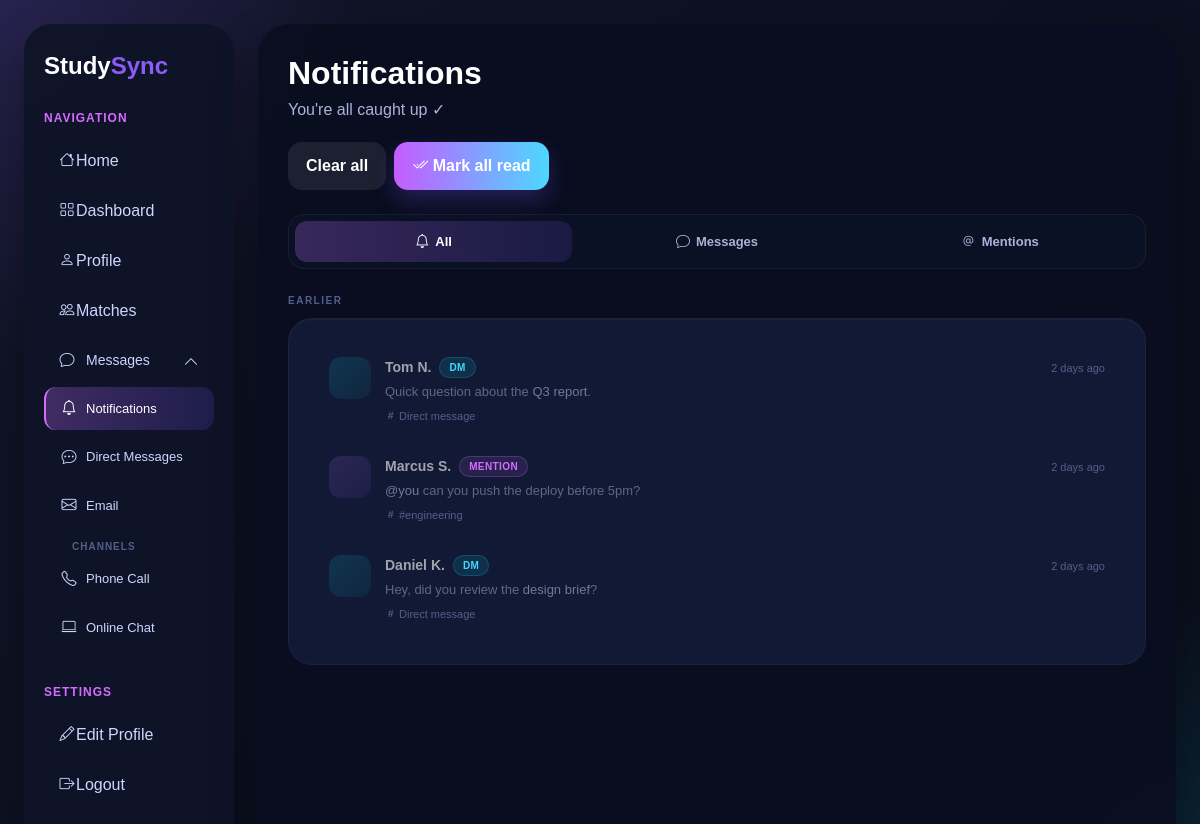
The page /notifications on the database as committed earlier.
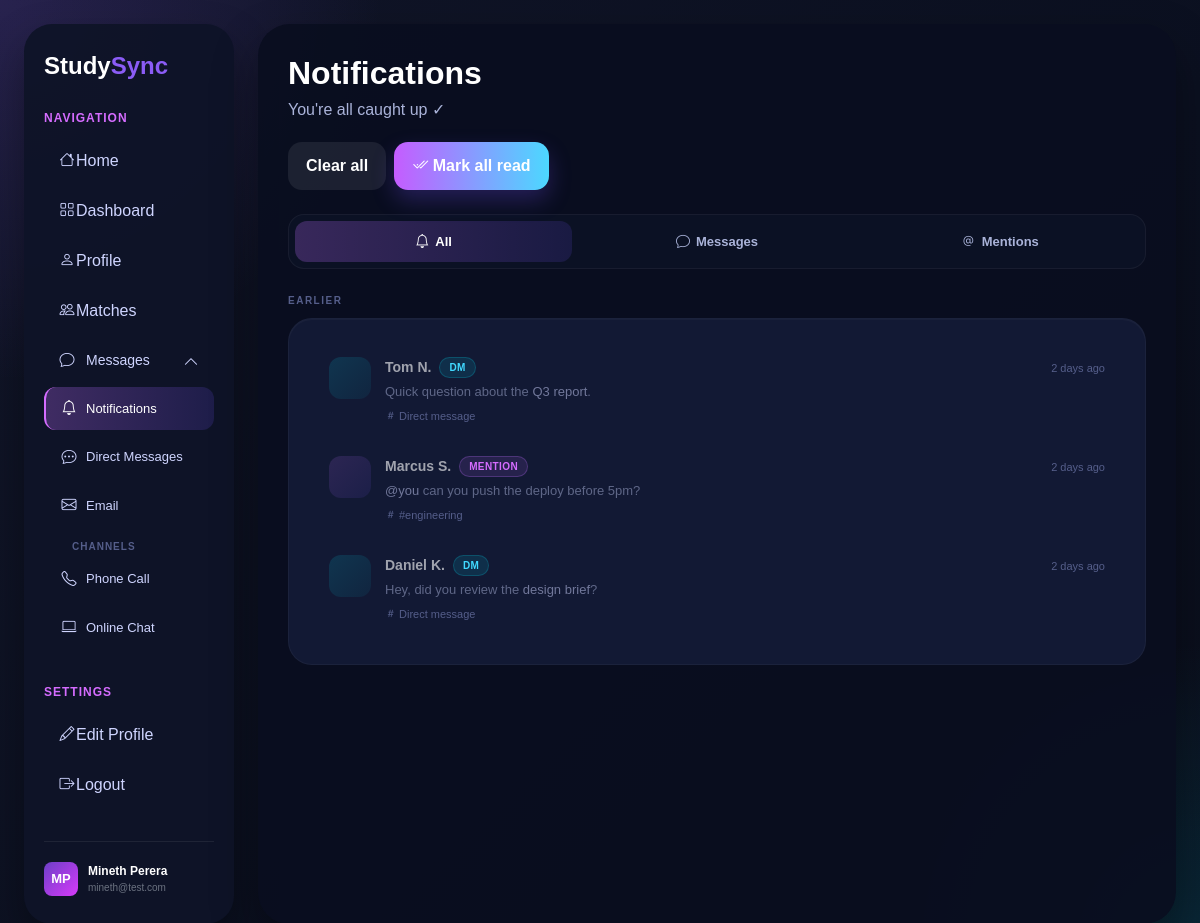
The same page on the database as committed later.
### database.py (models this page shows, shortened)
class User(db.Model):
    id = db.Column(db.Integer, primary_key=True)
    first_name = db.Column(db.String(50), nullable=False)
    last_name = db.Column(db.String(50), nullable=False)
    email = db.Column(db.String(120), unique=True, nullable=False)
    degree = db.Column(db.String(100), nullable=False)
    major = db.Column(db.String(100), nullable=False)
    bio = db.Column(db.Text, nullable=True)
    sessions_per_week = db.Column(db.Integer, nullable=True)
    preferred_group_size = db.Column(db.String(20), nullable=True)
    study_mode = db.Column(db.String(30), nullable=True)
    subjects = db.relationship('UserSubject', backref='user', lazy=True, cascade='all, delete-orphan')
    availabilities = db.relationship('UserAvailability', backref='user', lazy=True, cascade='all, delete-orphan')

### app.py (the view)
@app.route("/notifications")
def notifications():
    user = User.query.get(1)
    notifs = Notification.query.filter_by(user_id=1).order_by(Notification.created_at.desc()).all()
    return render_template("notifications.html",
        current_user = user,
        notifications = notifs,
        unread_count = sum(1 for n in notifs if not n.is_read),
        dm_count = sum(1 for n in notifs if n.type == 'dm' and not n.is_read),
        mention_count = sum(1 for n in notifs if n.type =='mention' and not n.is_read),)

### database.py (called while the page is built)
    @property
    def time_ago(self):
        from datetime import timezone
        delta = datetime.now(timezone.utc) - self.created_at.replace(tzinfo=timezone.utc)
        s = int(delta.total_seconds())
        if s < 60: return 'just now'
        if s < 3600: return f'{s//60}m ago'
        if s < 86400: return f'{s//3600}h ago'
        if s < 172800: return 'Yesterday'
        return f'{s//86400} days ago'

### templates/notifications.html (shortened to what the changed rows need)
<!DOCTYPE html>
<html lang="en">
<head>
    <link href="https://cdn.jsdelivr.net/npm/bootstrap@5.3.8/dist/css/bootstrap.min.css" rel="stylesheet"/>
    <link href="https://cdn.jsdelivr.net/npm/bootstrap-icons@1.11.3/font/bootstrap-icons.css" rel="stylesheet">
    <link rel="stylesheet" href="{{ url_for('static', filename='styles.css') }}">
</head>
<body>
<div class="app-shell">
    <aside class="sidebar">
        <h2><span class="logo-study">Study</span><span class="logo-sync">Sync</span></h2>
        {% if current_user %}
        <div class="sidebar-user-footer">
            <div class="sidebar-user-avatar">
                {{ current_user.first_name[0] }}{{ current_user.last_name[0] }}
            </div>
            <div>
                <div class="sidebar-user-name">{{ current_user.first_name }} {{ current_user.last_name }}</div>
                <div class="sidebar-user-email">{{ current_user.email }}</div>
            </div>
        </div>
        {% endif %}
    </aside>
    <main class="main-content">
        <div class="page-header">
            <div>
                <h1>Notifications</h1>
            </div>
        </div>
    </main>
</div>
</body>
</html>

Rows that differ between the two databases and show on the page:
added User: first_name "M", last_name "P", first_name "Mineth", last_name "Perera", email "mineth@test.com"
